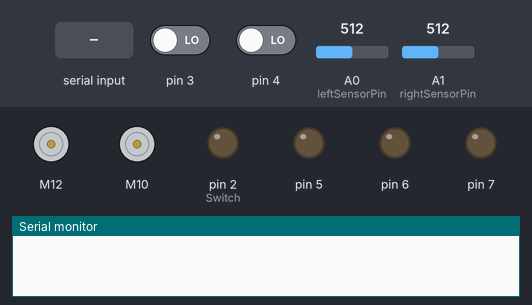
Bench run of a sketch on a simulated Arduino Uno, built with avr-gcc and run on an emulated ATmega328P. On the bench: 2 × DC motor (green arrow = forward, orange = backward, longer = faster), output pins drawn as LEDs (lit = HIGH), the last lines printed to the serial monitor. Dashed ring = blinking. The inputs (shaded band) are chosen by the test bench; at power-on: A0 (leftSensorPin) = 512, A1 (rightSensorPin) = 512, pin 4 LOW, pin 3 LOW.

Above: at 0.9 s.
1.0 s: "2" received over Serial
At 1.7 s:
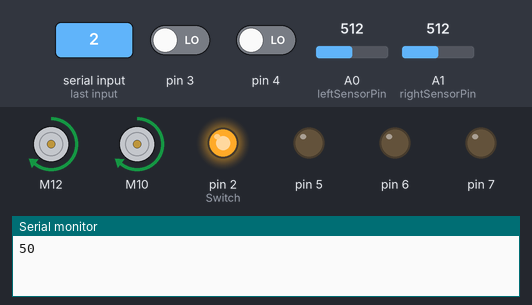
2.5 s: A0 (leftSensorPin) set to 714
4.0 s: A0 (leftSensorPin) set to 737
At 4.9 s:
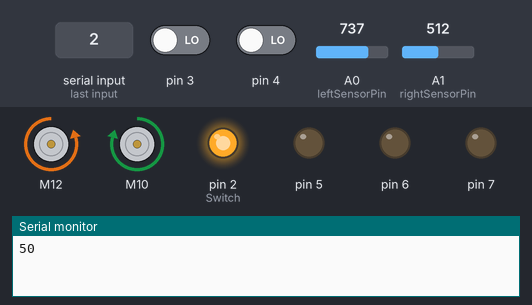
5.5 s: A1 (rightSensorPin) set to 740
At 6.5 s:
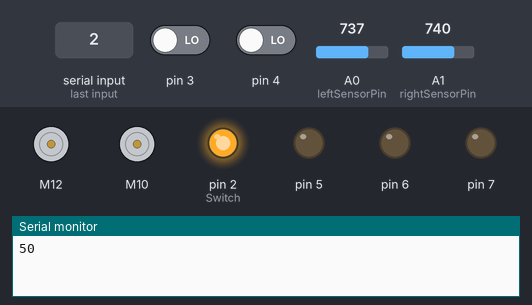
7.0 s: pin 4 driven HIGH
At 7.4 s:
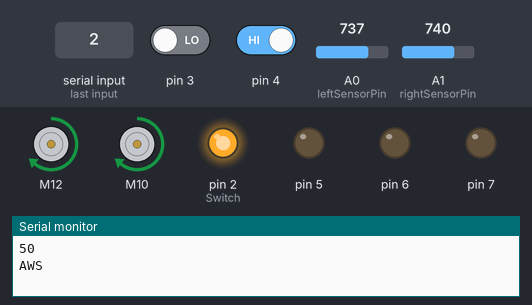
10.0 s: "9" received over Serial
At 10.35 s:
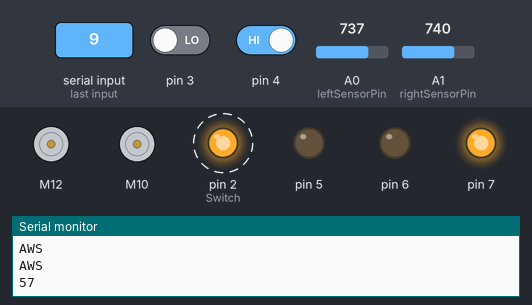
Timing chart, 0 to 14.0 s (numbered marks = the images above; inputs shaded):
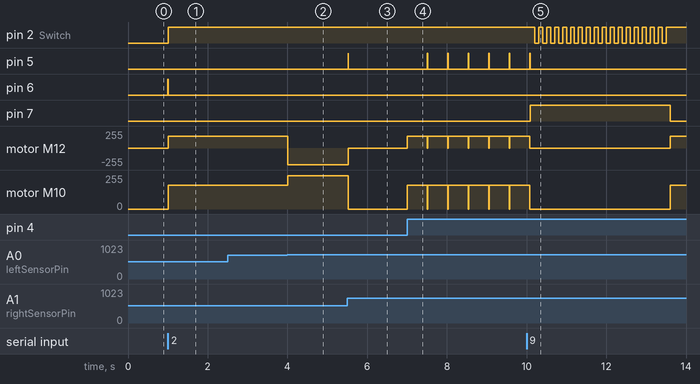

Measured:
- the behaviour switches between 730 and 731 on A0 (leftSensorPin) (found by bisection; images 1 and 2)
- after the input at 1.0 s, pin 2 (Switch): LOW → HIGH at once; pin 6: LOW → HIGH at once, → LOW 0.01 s later; motor M12, motor M10: stopped → forward 180/255 at once
- after the input at 2.5 s, every drawn part: stays the same
- after the input at 4.0 s, motor M12: forward 180/255 → backward 250/255 at once; motor M10: forward 180/255 → forward 250/255 at once
- after the input at 5.5 s, pin 5: LOW → HIGH at once, → LOW 0.01 s later; motor M12: backward 250/255 → stopped at once; motor M10: forward 250/255 → stopped at once
- after the input at 7.0 s, pin 5: alternates HIGH for 0.01 s and LOW for 0.51 s, starting after 0.51 s; motor M12, motor M10: alternates forward 180/255 for 0.51 s and stopped for 0.01 s, starting at once
- after the input at 10.0 s, pin 2 (Switch): alternates HIGH for 0.10 s and LOW for 0.10 s, 34 changes in all, then stays HIGH, starting after 0.20 s; pin 5: goes on until 10.1 s, then stays LOW; pin 7: LOW → HIGH after 0.09 s, → LOW 3.5 s later

The sketch:

Geekble_GLaDOS_Drive.ino
```cpp
/*[Geekble X 메이커창작과] : GLaDOS_DriveTrain_lineTrace Code */
/*-----------------------------------------------------------------------------------*/
//LeftFowardMotor : RightDriver M1A(Black) M1B(Red)
//LeftBackwardMotor : LeftDriver M1A(Black) M1B(Red)
//RightFowardMotor : LeftDriver M2A(Black) M2B(Red)
//RightbackwardMotor : RightDriver M2A(Red) M2B(Black)
/*-----------------------------------------------------------------------------------*/
 #include "CytronMotorDriver.h"
 /*------------------------------------------------------------------------------------*/
 //motorDriver_pin_name_setting
CytronMD rightMotor(PWM_DIR, 10, 9);  // PWM 1 = Pin 11, DIR 1 = Pin 10.
CytronMD leftMotor(PWM_DIR, 12, 11); // PWM 2 = Pin 13, DIR 2 = Pin 12.
/*------------------------------------------------------------------------------------*/
//lineTracing_pin_setting
const int leftSensorPin = A0; // 왼쪽 라인트레이싱 센서 아날로그 핀 설정
const int rightSensorPin = A1; // 오른쪽 라인 트레이싱 센서 아날로그 핀 설정
const int line_limit = 730; // 라인 감지 임계값 설정 (수정 0~1024)
int Switch = 2;
int flage = 0;
int cmd;
int cam = 0;
int check = 0;
/*------------------------------------------------------------------------------------*/
// Drivetrain_Movement_Setting
void forward(){
  leftMotor.setSpeed(180);   //좌측 모터 정회전(정회전 1~255 | 역회전 -1~-255 | 정지 0)
  rightMotor.setSpeed(180);  //우측 모터 정회전(정회전 1~255 | 역회전 -1~-255 | 정지 0)
}
void backward(){
  leftMotor.setSpeed(-150);   //좌측 모터 역회전(정회전 0~255 | 역회전 -1~-255 | 정지 0)
  rightMotor.setSpeed(-150);  //우측 모터 역회전(정회전 0~255 | 역회전 -1~-255 | 정지 0)
}
void turnleft(){
  leftMotor.setSpeed(-250);   //좌측 모터 역회전(정회전 0~255 | 역회전 -1~-255 | 정지 0)
  rightMotor.setSpeed(250);  //우측 모터 정회전(정회전 0~255 | 역회전 -1~-255 | 정지 0)
}
void turnright(){
  leftMotor.setSpeed(250);   //좌측 모터 정회전(정회전 0~255 | 역회전 -1~-255 | 정지 0)
  rightMotor.setSpeed(-250);  //우측 모터 역회전(정회전 0~255 | 역회전 -1~-255 | 정지 0)
}
void Stop(){  //함수 꼬일 거 같아서 앞에 대문자로 바꿔놨음.
  //뒤에 코드도 바꿔놓긴 했는데 혹시 모르니까 확인해봐
  leftMotor.setSpeed(0);   //좌측 모터 정회전(정회전 0~255 | 역회전 -1~-255 | 정지 0)
  rightMotor.setSpeed(0);  //우측 모터 정회전(정회전 0~255 | 역회전 -1~-255 | 정지 0)
}
void blink_led(){
  digitalWrite(Switch,HIGH);
  delay(100);
  digitalWrite(Switch,LOW);
  delay(100);
  digitalWrite(Switch,HIGH);
  delay(100);
  digitalWrite(Switch,LOW);
  delay(100);
  digitalWrite(Switch,HIGH);
  delay(100);
  digitalWrite(Switch,LOW);
  delay(100);
  digitalWrite(Switch,HIGH);
  delay(100);
  digitalWrite(Switch,LOW);
  delay(100);
  digitalWrite(Switch,HIGH);
  delay(100);
  digitalWrite(Switch,LOW);
  delay(100);
  digitalWrite(Switch,HIGH);
  delay(100);
  digitalWrite(Switch,LOW);
  delay(100);
  digitalWrite(Switch,HIGH);
  delay(100);
  digitalWrite(Switch,LOW);
  delay(100);
  digitalWrite(Switch,HIGH);
  delay(100);
  digitalWrite(Switch,LOW);
  delay(100);
  digitalWrite(Switch,HIGH);
  delay(100);
  digitalWrite(Switch,LOW);
  delay(100);
  digitalWrite(Switch,HIGH);
  delay(100);
  digitalWrite(Switch,LOW);
  delay(100);
  digitalWrite(Switch,HIGH);
  delay(100);
  digitalWrite(Switch,LOW);
  delay(100);
  digitalWrite(Switch,HIGH);
  delay(100);
  digitalWrite(Switch,LOW);
  delay(100);
  digitalWrite(Switch,HIGH);
  delay(100);
  digitalWrite(Switch,LOW);
  delay(100);
  digitalWrite(Switch,HIGH);
  delay(100);
  digitalWrite(Switch,LOW);
  delay(100);
  digitalWrite(Switch,HIGH);
  delay(100);
  digitalWrite(Switch,LOW);
  delay(100);
  digitalWrite(Switch,HIGH);
  delay(100);
  digitalWrite(Switch,LOW);
  delay(100);
  digitalWrite(Switch,HIGH);
  delay(100);
  digitalWrite(Switch,LOW);
  delay(100);
  digitalWrite(Switch,HIGH);
  delay(100);
}
/*------------------------------------------------------------------------------------*/
//set-up
void setup() {
  Serial.begin(9600); // 시리얼 통신 시
  pinMode(7,OUTPUT);
  pinMode(6,OUTPUT);
  pinMode(3,INPUT);
  pinMode(4,INPUT);
  pinMode(5,OUTPUT);
  pinMode(Switch,OUTPUT);

  digitalWrite(5,LOW);
  digitalWrite(2,LOW);
  while(true){
    if(flage == 0){
      if(Serial.available()){
        cmd = Serial.read();
        Serial.println(cmd);

        if(cmd=='2'){
          flage = 1;
          digitalWrite(6,HIGH);
          delay(10);
          digitalWrite(6,LOW);
          break;
        }
      }
    }
  }
}
/*------------------------------------------------------------------------------------*/
//lineTracing_main-code
void loop() {

  int leftSensorValue = analogRead(leftSensorPin); // 왼쪽 라인 센서 값 읽기
  int rightSensorValue = analogRead(rightSensorPin); // 오른쪽 라인 센서 값 읽기
  int ok_sign = digitalRead(4);
  int cam_sign = digitalRead(3);
  digitalWrite(Switch,HIGH);
  forward();
  if (leftSensorValue > line_limit && rightSensorValue < line_limit) { //왼쪽 센서만 검은색 선을 감지 했을때 (좌회전)
    turnleft();
    delay(20);
  }
  if(rightSensorValue > line_limit && leftSensorValue < line_limit) { //오른쪽 센서만 검은색 선을 감지 했을때 (우회전)
    turnright();
    delay(20);
  }
  if(leftSensorValue > line_limit && rightSensorValue > line_limit){ // 양쪽 센서가 모두 검은색 선을 감지 했을때 (정지)
    digitalWrite(5,HIGH);
    //Serial.println("line declear");
    Stop();
    delay(10);
    digitalWrite(5,LOW);
    //Serial.println("line stop");
    while(true){
      digitalWrite(5,LOW);
      cam_sign = digitalRead(3);
      if(cam_sign == HIGH){
        Serial.println("0");
        delay(20);
      }
      if(Serial.available()){
        cmd = Serial.read();
        Serial.println(cmd);

        if(cmd=='9'){
          digitalWrite(7,HIGH);
          digitalWrite(2,HIGH);
          delay(10);
          digitalWrite(2,LOW);
          blink_led();
          digitalWrite(7,LOW);
        }
      }
      ok_sign = digitalRead(4);
      if(ok_sign == HIGH){
        Serial.println("AWS");
        forward();
        delay(500);
        break;
      }
    }
 }

  delay(5);
}
/*------------------------------------------------------------------------------------*/
```
